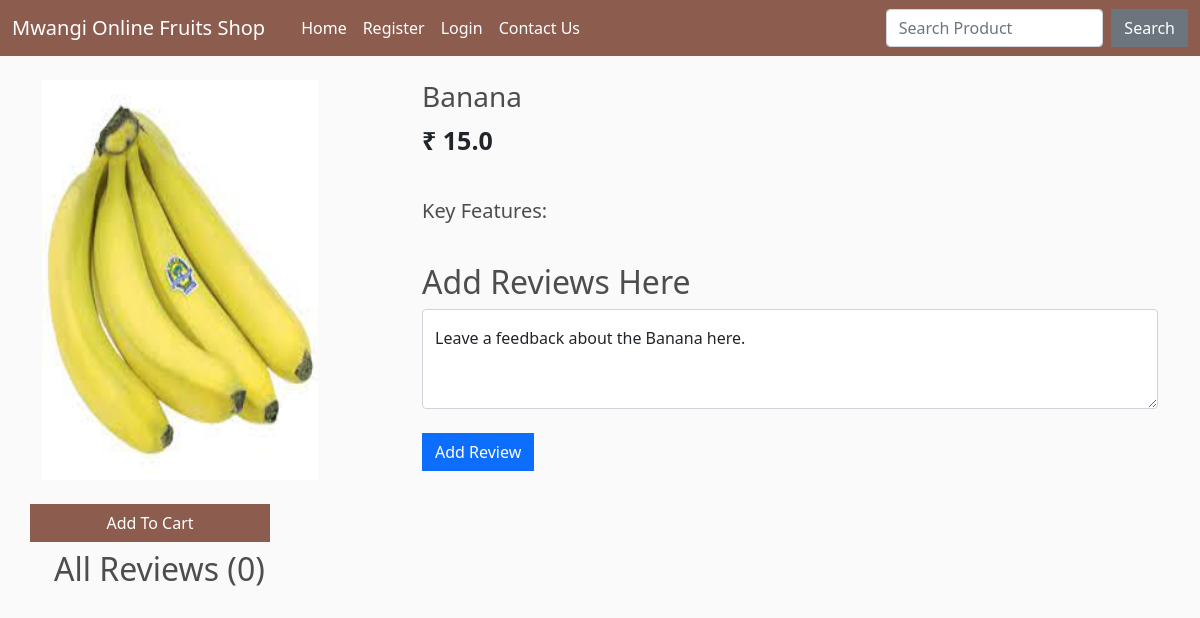
Page /product_view/4/ on the committed database.
### shop/models.py (models this page shows, shortened)
class Product(models.Model):
    name = models.CharField(max_length=100)
    price = models.FloatField()
    image = models.ImageField(upload_to="", default="")

### shop/views.py (the view)
# urls.py: path("product_view/<int:myid>/", views.product_view, name="product_view"),
def product_view(request, myid):
    product = Product.objects.filter(id=myid).first()
    feature = Feature.objects.filter(product=product)
    reviews = Review.objects.filter(product=product)
    data = cartData(request)
    items = data['items']
    order = data['order']
    cartItems = data['cartItems']
    if request.method=="POST":
        content = request.POST['content']
        review = Review(customer=customer, content=content, product=product)
        review.save()
        return redirect(f"/product_view/{product.id}")
    return render(request, "product_view.html", {'product':product, 'cartItems':cartItems, 'feature':feature, 'reviews':reviews})

### shop/inherit.py (called while the page is built)
def cartData(request):
    if request.user.is_authenticated:
        customer = request.user.customer
        order, created = Order.objects.get_or_create(customer=customer, complete=False)
        items = order.orderitem_set.all()
        cartItems = order.get_cart_items
    else:
        items = []
        order = {'get_cart_total':0, 'get_cart_items':0}
        cartItems = order['get_cart_items']
    return {'cartItems':cartItems, 'items':items, 'order':order}

### shop/templates/product_view.html (shortened to what this page needs)
{% extends 'base.html' %}
{% load static %}
{% block body %}
{% load humanize %}
<div class="container mt-4">
    <div class="row">
    <div class="col-md-4">
    <div class="row">
<img src="/media/{{product.image}}" alt="" style="width: 300px; height: 400px;">
    </div>
    <br>
    <div class="row">
        <button data-product="{{product.id}}" data-action="add" class="btn add-btn update-cart"
        style="background-color: #8c5d4f; color: white; width: 15rem;">Add To Cart</button>    </div>
</div>
<div class="col-md-8">
    <h3>{{product.name}}</h3>
    <p style="font-size: 25px;"><b>₹ {{product.price}}</b></p>
    <br>
    <h5>Key Features:</h5>
    <br>
      <h2>Add Reviews Here</h2>
      <form method="POST" action="/product_view/{{product.id}}/"> {% csrf_token %}
            <div class="form-floating">
                  <textarea class="form-control" placeholder="Leave a comment here" id="floatingTextarea2"
                        style="height: 100px" id="content" name="content"></textarea>
                  <label for="floatingTextarea2">Leave a feedback about the {{product.name}} here.</label>
                  <br>
                  <button type="submit" class="btn btn-primary">Add Review</button>
            </div>
      </form>
</div>
</div>
<div class="container mt-2">
          <h2>All Reviews ({{reviews.count}})</h2>
    </div>
</div>
{% endblock %}

### shop/templates/base.html (style rules this page uses)
body { background-color: hsl(0, 0%, 98%); }
h1, h2, h3, h4, h5, h6 { color: hsl(0, 0%, 30%); }
.btn { border-radius: 0; }

### rows in the picture
Product: image (picture), name "Banana", price "15.0"

### other values in the picture
{{ reviews.count }} "0"
